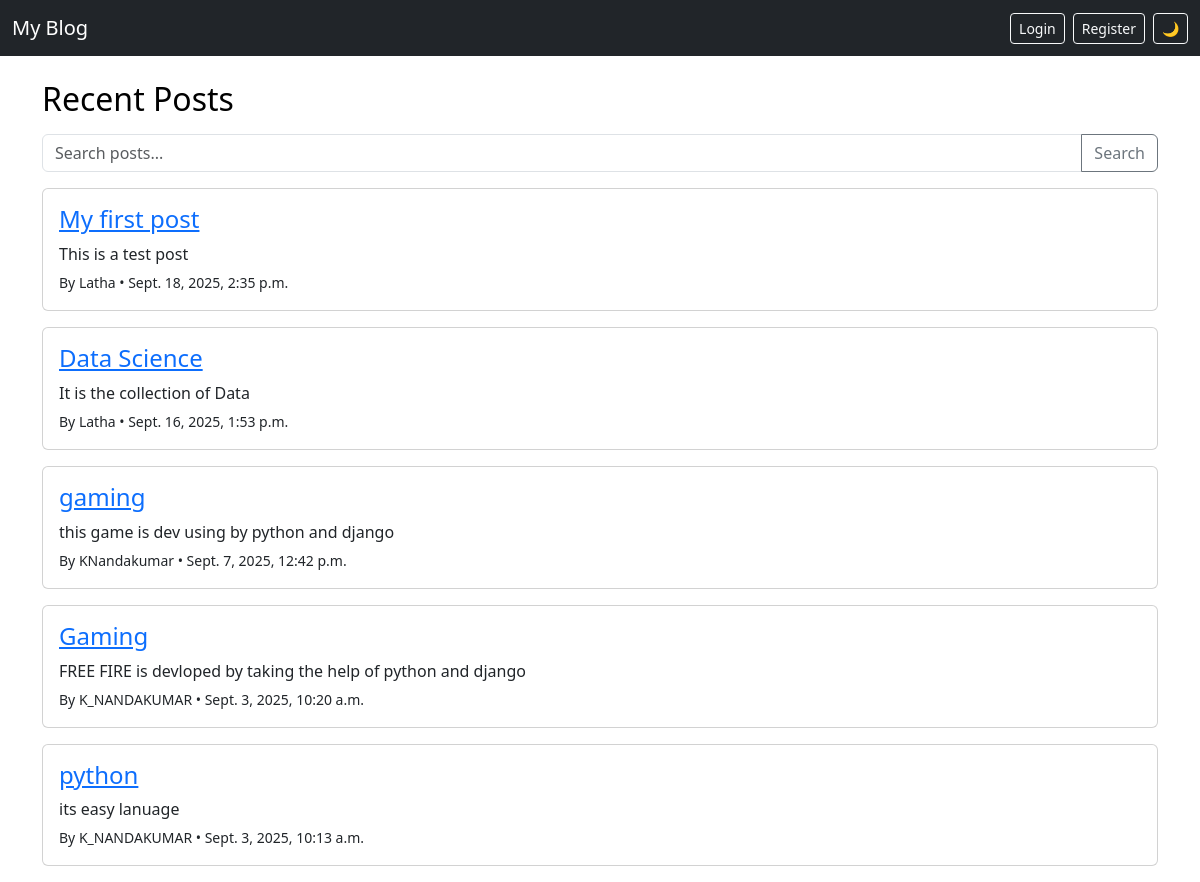
The page / on the database its author committed.
### blog/models.py (models this page shows, shortened)
class Post(models.Model):
    STATUS_CHOICES = (
        ('draft', 'Draft'),
        ('published', 'Published'),
        ('scheduled', 'Scheduled'),
    )
    title = models.CharField(max_length=200)
    content = models.TextField()
    author = models.ForeignKey(User, on_delete=models.CASCADE, related_name='posts')
    category = models.ForeignKey(Category, on_delete=models.SET_NULL, null=True, blank=True, related_name='posts')
    tags = models.ManyToManyField(Tag, blank=True, related_name='posts')
    approved = models.BooleanField(default=True)
    views = models.PositiveIntegerField(default=0)
    status = models.CharField(max_length=10, choices=STATUS_CHOICES, default='draft')
    publish_date = models.DateTimeField(null=True, blank=True)
    created_at = models.DateTimeField(auto_now_add=True)
    updated_at = models.DateTimeField(auto_now=True)
    class Meta:
        ordering = ['-created_at']

### blog/views.py (the view)
# urls.py: path("", views.home, name="home"),
def home(request):
    posts = Post.objects.filter(approved=True).order_by('-created_at')
    return render(request, "blog/home.html", {"posts": posts})

### blog/templates/blog/home.html
{% extends "blog/base.html" %}
{% block content %}
<h2 class="mb-3">{% if filter %}{{ filter }}{% else %}Recent Posts{% endif %}</h2>
<form method="get" action="{% url 'search_posts' %}" class="mb-3">
  <div class="input-group">
    <input type="text" class="form-control" name="q" placeholder="Search posts...">
    <button class="btn btn-outline-secondary" type="submit">Search</button>
  </div>
</form>
{% for post in posts %}
  <div class="card mb-3">
    <div class="card-body">
      <h4><a href="{% url 'post_detail' post.pk %}">{{ post.title }}</a></h4>
      <p class="mb-1">{{ post.content|truncatewords:30 }}</p>
      <small>By {{ post.author }} • {{ post.created_at }}</small>
    </div>
  </div>
{% empty %}
  <p>No posts yet.</p>
{% endfor %}
{% endblock %}

### blog/templates/blog/base.html (shortened to what this page needs)
<!DOCTYPE html>
<html lang="en"
      data-theme="{% if user.is_authenticated %}{{ user.profile.theme_preference|default:'light' }}{% else %}{{ request.COOKIES.theme|default:'light' }}{% endif %}">
<head>
    <link rel="stylesheet" href="https://cdn.jsdelivr.net/npm/bootstrap@5.3.0/dist/css/bootstrap.min.css">
</head>
<body>
<nav class="navbar navbar-expand-lg navbar-dark bg-dark">
  <div class="container-fluid">
    <a class="navbar-brand" href="{% url 'home' %}">My Blog</a>
    <div class="d-flex">
      {% if user.is_authenticated %}
        <a class="btn btn-outline-light btn-sm me-2" href="{% url 'create_post' %}">New Post</a>
        <a class="btn btn-outline-light btn-sm me-2" href="{% url 'profile' user.username %}">Profile</a>
        <a class="btn btn-outline-light btn-sm me-2" href="{% url 'toggle_theme' %}">
          {% if user.profile.theme_preference|default:'light' == "light" %}
            🌙 Dark
          {% else %}
            ☀️ Light
          {% endif %}
        </a>
        <a class="btn btn-outline-light btn-sm" href="{% url 'logout' %}">Logout</a>
      {% else %}
        <a class="btn btn-outline-light btn-sm me-2" href="{% url 'login' %}">Login</a>
        <a class="btn btn-outline-light btn-sm me-2" href="{% url 'register' %}">Register</a>
        <button class="btn btn-outline-light btn-sm" id="guestThemeToggle">🌙</button>
      {% endif %}
    </div>
  </div>
</nav>
<div class="container mt-4">
    {% block content %}{% endblock %}
</div>
</body>
</html>

### blog/templates/blog/base.html (style rules this page uses)
body { background-color: #ffffff; color: #000000; }

### rows shown on the page
Post: title "My first post", content "This is a test post", author "Latha", created_at "Sept. 18, 2025, 2:35 p.m."
Post: title "Data Science", content "It is the collection of Data", author "Latha", created_at "Sept. 16, 2025, 1:53 p.m."
Post: title "gaming", content "this game is dev using by python and django", author "KNandakumar", created_at "Sept. 7, 2025, 12:42 p.m."
Post: title "Gaming", content "FREE FIRE is devloped by taking the help of python and django", author "K_NANDAKUMAR", created_at "Sept. 3, 2025, 10:20 a.m."
Post: title "python", content "its easy lanuage", author "K_NANDAKUMAR", created_at "Sept. 3, 2025, 10:13 a.m."
